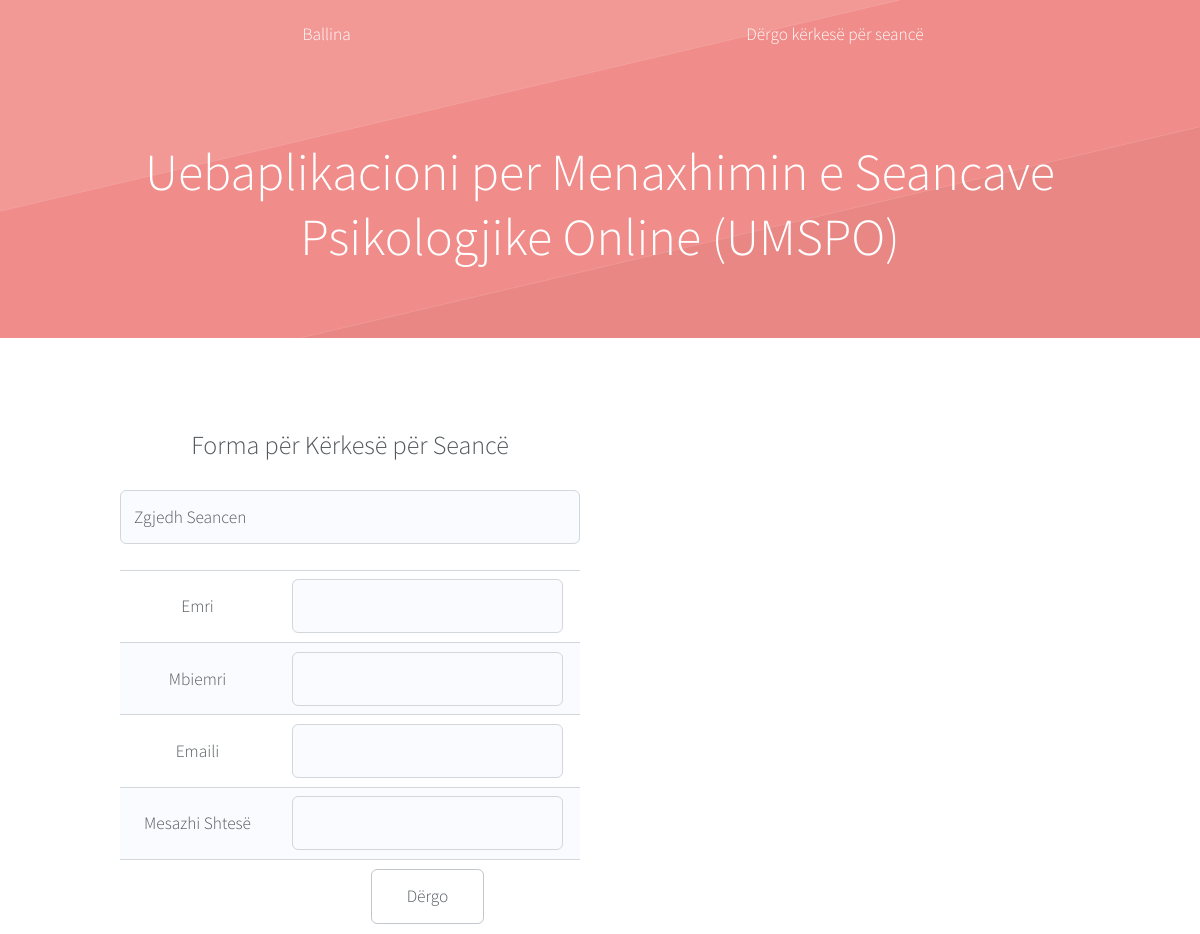
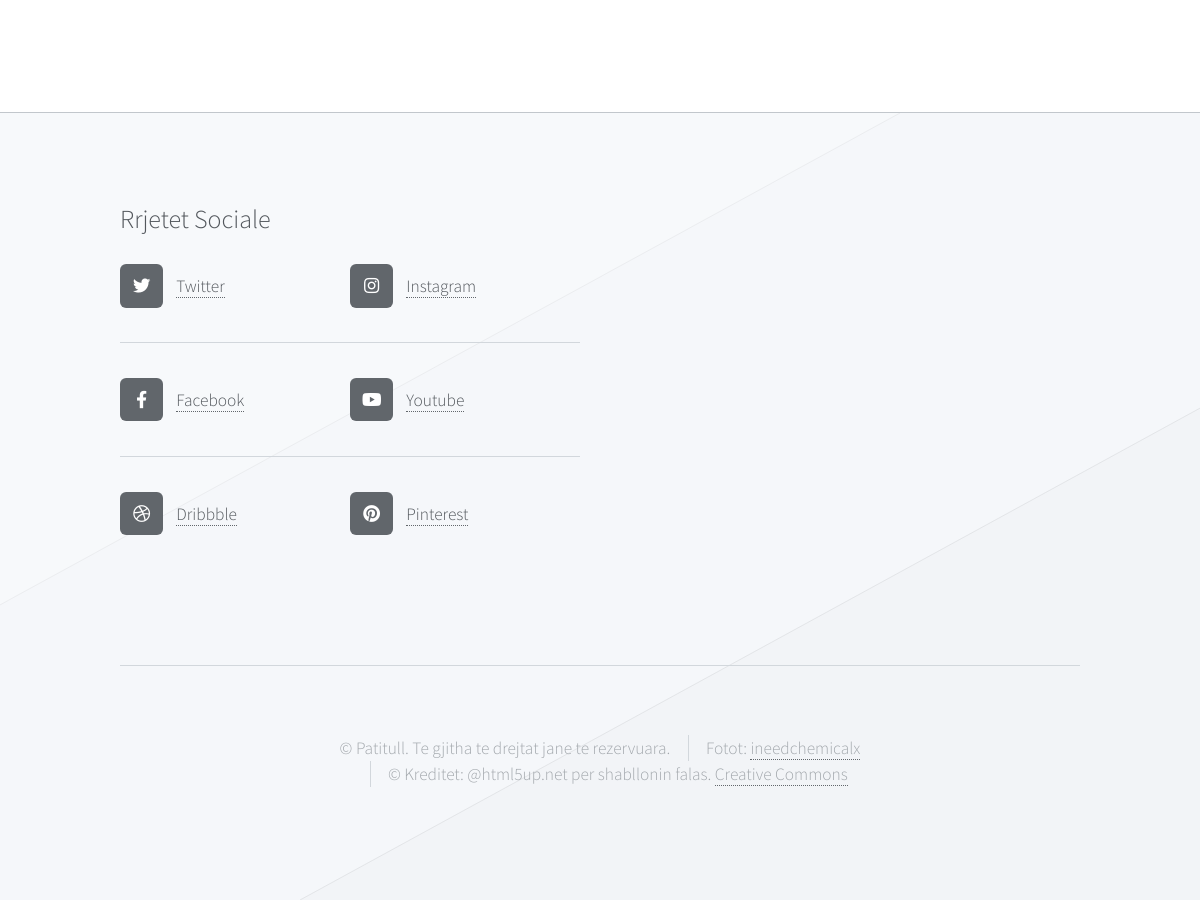
Screenshot of /ModuliPerdoruesit/shto_kerkeseperseanc.php with the database file from the repository (2 pictures, top to bottom).
### tables this page shows
CREATE TABLE `umspo_tedhenat` (
  `ID_TeDhenat` int(11) NOT NULL,
  `Titulli` varchar(100) NOT NULL,
  `Pershkrimi` varchar(1000) NOT NULL,
  `Dosja` varchar(255) NOT NULL,
  `PamjaFaqes` varchar(50) NOT NULL
);

### ModuliPerdoruesit/shto_kerkeseperseanc.php (the view, shortened to what this page needs)
<?php
	include("konfigurimi.php");
?>
<!DOCTYPE HTML>
    <html>
	    <head>
		  <link rel="stylesheet" href="assets/css/main.css" />
	    </head>
	    <body class="homepage is-preload">
		    <div id="page-wrapper">
				<?php
            $rezultati = mysqli_query($lidh, "SELECT * FROM umspo_tedhenat WHERE PamjaFaqes='KokaFaqes'");
            while ($row = mysqli_fetch_assoc($rezultati)) {
                     extract($row);
               ?><div id="header-wrapper" style="background-image: url('<?php echo $Dosja; ?>'); background-size: 100%;">
	        <?php } ?>
					<div id="header" class="container">
						<?php include_once("meny.php"); ?>
					</div>
						<?php include_once("KokaFaqes.php"); ?>
				</div>
				<div class="wrapper">
					<div class="container">
						<div class="row">
							<section class="col-6 col-12-narrower feature">
								<h3>Forma për Kërkesë për Seancë</h3><br>
								<form enctype="multipart/form-data"action="shtokerkeseperseanc.php" method="post" name="form1">
											<table class="default">
												<tr>
												<select name="ID_Seanca">
													<option selected="selected">Zgjedh Seancen</option>
												</select><br />
												</tr>
												<tr>
													<td>Emri</td>
													<td><input type="text" name="Emri"></td>
												</tr>
												<tr>
													<td>Mbiemri</td>
													<td><input type="text" name="Mbiemri"></td>
												</tr>
												<tr>
													<td>Emaili</td>
													<td><input type="email" name="Emaili"></td>
												</tr>
												<tr>
													<td>Mesazhi Shtesë</td>
													<td><input type="text" name="MesazhiShtese"></td>
												</tr>
												<tr>
													<td></td>
													<td><input type="submit" name="shtokerkeseperseanc" value="Dërgo"></td>
												</tr>
											</table>
									</form>
								</section>
						    </div>
					    </div>
				    </div>
             <?php include_once("FundiFaqes.php"); ?>
             </div>
	</body>
</html>

### ModuliPerdoruesit/meny.php (shortened to what this page needs)
<?php
            $rezultati = mysqli_query($lidh, "SELECT * FROM umspo_tedhenat WHERE PamjaFaqes='MenyPerd'");
            while ($row = mysqli_fetch_assoc($rezultati)) {
              extract($row);
			  	 echo $Pershkrimi;
			}
            ?>

### ModuliPerdoruesit/KokaFaqes.php (shortened to what this page needs)
<?php
           $rezultati = mysqli_query($lidh, "SELECT * FROM umspo_tedhenat WHERE PamjaFaqes='KokaFaqes'");
           while ($row = mysqli_fetch_assoc($rezultati)) {
             extract($row);
           ?><section id="hero" class="container">
						<header>
							<h2><?php echo $Titulli ?></h2>
						</header>
</section>
<?php } ?>

### ModuliPerdoruesit/FundiFaqes.php (shortened to what this page needs)
<?php
            $rezultati = mysqli_query($lidh, "SELECT * FROM umspo_tedhenat WHERE PamjaFaqes='Fotofundifaqes'");
            while ($row = mysqli_fetch_assoc($rezultati)) {
              extract($row);
            ?>
            <div id="footer-wrapper"style="background-image: url('<?php echo $Dosja; ?>'); background-size: 100%;"><?php } ?>
					<div id="footer" class="container">
						<div class="row">
									<?php
            $rezultati = mysqli_query($lidh, "SELECT * FROM umspo_tedhenat WHERE PamjaFaqes='pamjafaqes_rrsociale'");
            while ($row = mysqli_fetch_assoc($rezultati)) {
              extract($row);
            ?>
						<section class="col-6 col-12-narrower">
								<h3><?php echo $Titulli ?></h3></br>
								<div class="row gtr-0">
									<?php echo $Pershkrimi; ?>
								</div>
							</section>
			<?php } ?>
					</div>
					<div id="copyright" class="container">
												<?php
            $rezultati = mysqli_query($lidh, "SELECT * FROM umspo_tedhenat WHERE PamjaFaqes='pamjafaqes_copyright'");
            while ($row = mysqli_fetch_assoc($rezultati)) {
              extract($row);
            ?>
							<?php echo $Pershkrimi; ?>
			<?php } ?>
					</div>
				</div>

### rows the page displays
umspo_tedhenat: Dosja (picture), Titulli "Uebaplikacioni per Menaxhimin e Seancave Psikologjike Online (UMSPO)"
umspo_tedhenat: Pershkrimi "Ballina Dërgo kërkesë për seancë"
umspo_tedhenat: Dosja (picture)
umspo_tedhenat: Titulli "Rrjetet Sociale", Pershkrimi "Twitter Facebook Dribbble Instagram Youtube Pinterest"
umspo_tedhenat: Pershkrimi "© Patitull. Te gjitha te drejtat jane te rezervuara. Fotot: ineedchemicalx © Kreditet: @html5up.net per shabllonin falas. Creative Commons"
